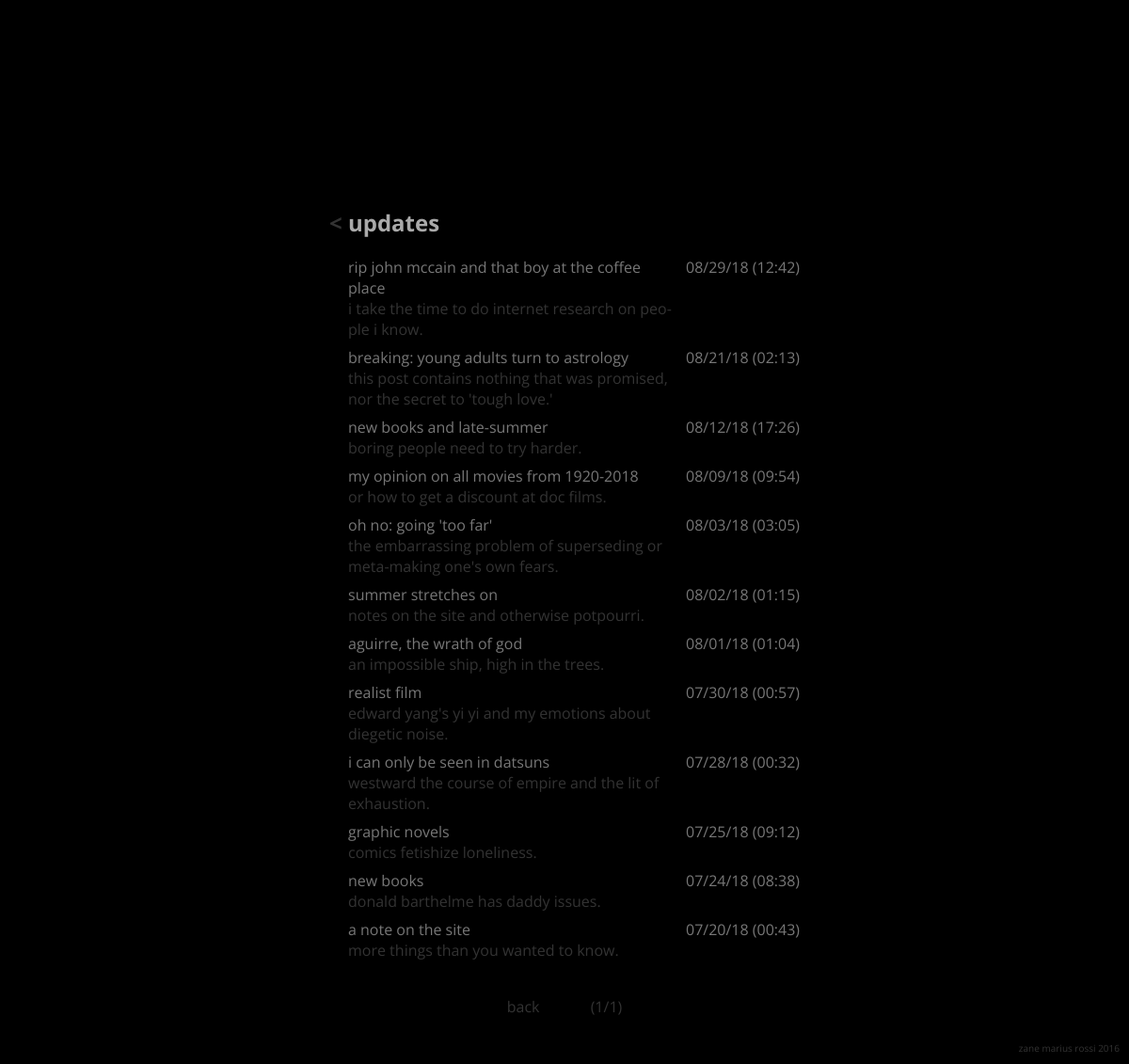
Page /status/ on the earlier database version.
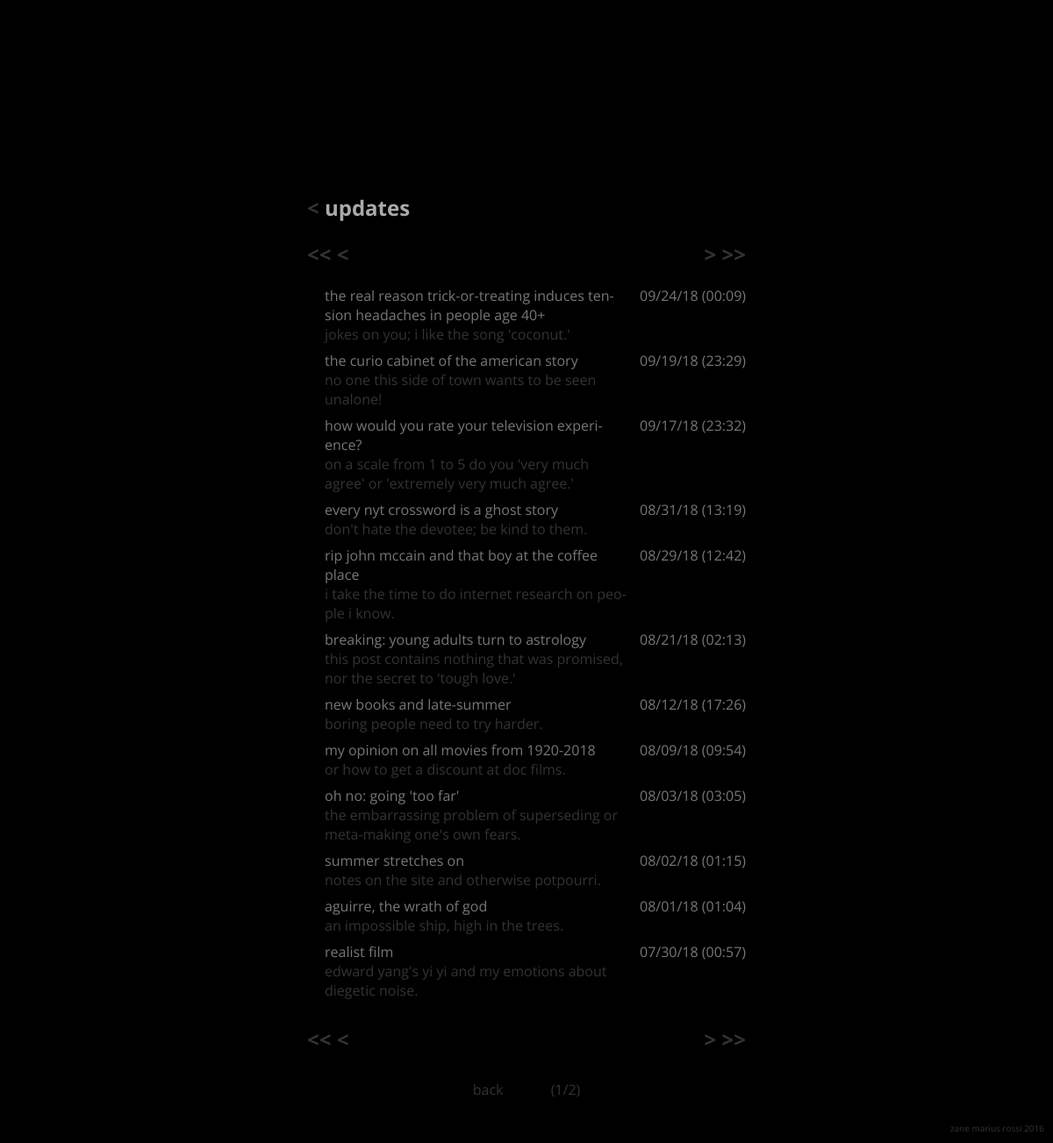
Same page on the later database version.
### status/models.py (models this page shows, shortened)
class StatusObject(models.Model):
	status_title = models.CharField(max_length=200, default="update")
	description  = models.CharField(max_length=500, default="no description")
	status_text  = models.TextField(max_length=5000, default="There is no text.")
	pub_date     = models.DateTimeField('date published', default=timezone.now)
	cited_works  = models.ManyToManyField('library.LibraryObject', blank=True)

### status/views.py (the view)
# urls.py: path("", views.index, name="index"),
def index(request):
	recent_status = StatusObject.objects.order_by('-pub_date')
	paginator     = Paginator(recent_status, 12)
	page          = request.GET.get('page')
	recent_status = paginator.get_page(page)
	return render(request, 'status/index.html', {'recent_status' : recent_status})

### status/templates/status/index.html (shortened to what this page needs)
{% extends 'base/base.html' %}
{% block content %}
			<div class="heading">
			</div>
			<div class="sub-heading">
				<h2>
					<a href="{% url 'base:index' %}">< </a>updates
				</h2>
			</div>
			<div class="sub-heading">
				<h2>
					<div class="arrow_nav">
					{% if recent_status.has_next and not recent_status.has_previous %}
						<div class="arrow_nav_l">
							<a href="#"><< </a>
							<a href="#">< </a>
						</div>
						<div class="arrow_nav_r">
							<a href="?page={{ recent_status.next_page_number }}"> ></a>
							<a href="?page={{ recent_status.paginator.num_pages }}"> >></a>
						</div>
					{% endif %}
					</div>
				</h2>
			</div>
			<div class="info">
				{% if recent_status %}
					{% for status in recent_status %}
						<div class="float_text">
							<li>
								<span class="float_title">
									<a href="{% url 'status:individual' status.id %}">
										{{ status.status_title }}
									</a>
								</span>
								<br>
								<span>
									<a href="{% url 'status:individual' status.id %}">
										{{ status.description }}
									</a>
								</span>
							</li>
						</div>
						<div class="float_date">
							{{ status.pub_date|date:"m/d/y (H:i)" }}
						</div>
					{% endfor %}
				{% else %}
					<p>No updates are available.</p>
				{% endif %}
			</div>
			<div class="sub-heading">
				<h2>
					<div class="arrow_nav">
					{% if recent_status.has_next and not recent_status.has_previous %}
						<div class="arrow_nav_l">
							<a href="#"><< </a>
							<a href="#">< </a>
						</div>
						<div class="arrow_nav_r">
							<a href="?page={{ recent_status.next_page_number }}"> ></a>
							<a href="?page={{ recent_status.paginator.num_pages }}"> >></a>
						</div>
					{% endif %}
					</div>
				</h2>
			</div>
			<div class="nav">
				<a href="{% url 'base:index' %}">back</a>
				<span class="page_num">
					({{ recent_status.number }}/{{ recent_status.paginator.num_pages }})
				</span>
			</div>
			<div class="footer">
				zane marius rossi 2016
			</div>
{% endblock %}

Differences in the rows shown:
no longer on this page (row unchanged): StatusObject: status_title "i can only be seen in datsuns", description "westward the course of empire and the lit of exhaustion.", pub_date "07/28/18 (00:32)"
no longer on this page (row unchanged): StatusObject: status_title "graphic novels", description "comics fetishize loneliness.", pub_date "07/25/18 (09:12)"
no longer on this page (row unchanged): StatusObject: status_title "new books", description "donald barthelme has daddy issues.", pub_date "07/24/18 (08:38)"
no longer on this page (row unchanged): StatusObject: status_title "a note on the site", description "more things than you wanted to know.", pub_date "07/20/18 (00:43)"
added StatusObject: status_title "the real reason trick-or-treating induces tension headaches in people age 40+", description "jokes on you; i like the song 'coconut.'", pub_date "09/24/18 (00:09)"
added StatusObject: status_title "the curio cabinet of the american story", description "no one this side of town wants to be seen unalone!", pub_date "09/19/18 (23:29)"
added StatusObject: status_title "how would you rate your television experience?", description "on a scale from 1 to 5 do you 'very much agree' or 'extremely very much agree.'", pub_date "09/17/18 (23:32)"
added StatusObject: status_title "every nyt crossword is a ghost story", description "don't hate the devotee; be kind to them.", pub_date "08/31/18 (13:19)"
Other differences:
{{ recent_status.paginator.num_pages }}: "1" → "2"
